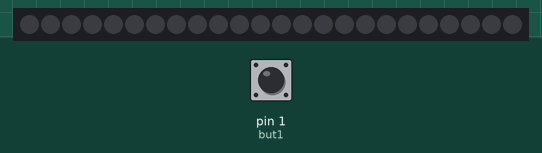
Simulated run of this sketch. Board: Arduino Mega 2560, built with avr-gcc and run on an emulated ATmega2560. Shown: 24 RGB LEDs in strip order, left to right. The inputs (shaded band) are chosen by the test bench; at power-on: pin 1 (but1) LOW.

Above: at 1.2 s.
1.3 s: pin 1 (but1) pulled HIGH for 0.15 s
At 2.0 s:
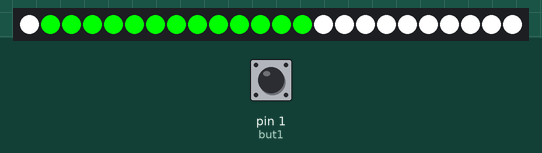
2.9 s: pin 1 (but1) pulled HIGH for 1 s
At 3.07 s:
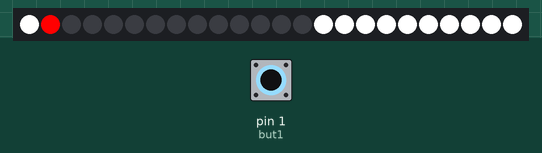
4.5 s: pin 1 (but1) pulled HIGH for 0.15 s
At 4.63 s:
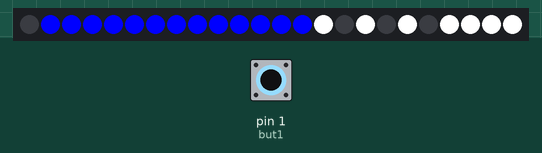
5.2 s: pin 1 (but1) pulled HIGH for 3.2 s
At 6.0 s:
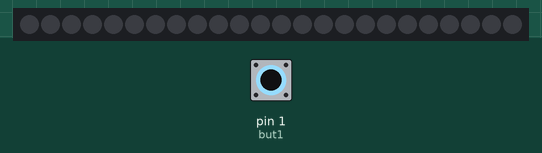
9.9 s: pin 1 (but1) pulsed HIGH 2 times (0.12 s each, 0.3 s apart)
At 10.37 s:
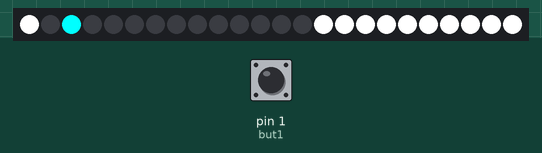
Timing chart, 0 to 12.9 s (numbered marks = the images above; inputs shaded):
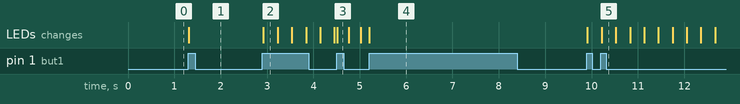

The sketch:

PopArt-PCB_Final.ino
```cpp
#include <Adafruit_NeoPixel.h>
#include "frames.h"
#include <Bounce2.h>

Bounce but1 = Bounce();

Adafruit_NeoPixel strip (24, 0); //ACTUALLY INITIALIZE A PIN WHENEVER YOU WIRE UP

int colors [3][3] {
  {0, 0, 0},           // 0 black
  {255, 255, 255},     // 1 white
  {0, 0, 255},         // 2 blue

};

//initiaized timer variables that will help move animations along
long lastTime1 = 0;
long lastTime2 = 0;
long lastTime3 = 0;
long timer1 = 20;
long timer2 = 250;


// these values help keep up with what part of the animation we are on, and what color to assign them
int whichPixel = 1;
boolean whichColor = true;

//current state represents which animation is being shown
int currentState;

void setup() {
  strip.begin();
  strip.clear();
  strip.show();
  strip.setBrightness(255);

  but1.attach(1, INPUT);
  but1.interval(5);
  currentState = 0;

}

void loop() {
  but1.update();

  if (but1.rose()) {
    strip.clear();
    currentState = (currentState + 1) % 4 ;
    strip.clear();
  }

  //finite state machine
  switch (currentState) {

    case 0: off();  break;
    case 1: on();   break;
    case 2: simple_Animation(); break;
    case 3: mapped_Animation(); break;

  }

}

// is the off state NO LEDS SHOULD BE LIT
void off() {
  //strip.clear();
  for ( int i = 1; i < strip.numPixels(); i++) {
    strip.setPixelColor(i, 0, 0, 0);

  }
  strip.show();
}

// this is a static image state, THE TRACTOR SHOULD BE GREEN
void on() {
  for ( int j = 0; j < 24; j++) {
    strip.setPixelColor(j, 255, 255, 255);
    for ( int i = 1; i < 14; i++) {
      strip.setPixelColor(i, 0, 255, 0);

    }
  }
  strip.show();
}

// this is the simple animation state, THE TRACTOR SHOULD BE ALTERNATING RED AND CYAN
void simple_Animation() {

  strip.setPixelColor(0, 255, 255, 255);

  for ( int j = 14; j < 24; j++) {
    strip.setPixelColor(j, 255, 255, 255);
    strip.show();
  }

  if (millis() - lastTime1 > timer1) {
    lastTime1 = millis();
    if(whichColor){
    strip.setPixelColor(whichPixel, 255,0,0);
    } else {
    strip.setPixelColor(whichPixel, 0,255,255);
    }
    whichPixel += 1;
    if(whichPixel == 14){
      whichPixel = 1;
      whichColor = !whichColor;
    }
  }

  strip.show();
}


// this is the mapped animation, it pulls the animation from "frames.h," IT SHOULD BE A BLUE TRACTOR WHERE THE WHEELS ARE ROTATING.
void mapped_Animation() {

  static int whichFrame = 0;

  for (int i = 0; i < 54; i++) {
    int pixAddress = pixelMap[i];
    int whichColor = animation[whichFrame][pixAddress];
    int red = colors[whichColor][0];
    int green = colors[whichColor][1];
    int blue = colors[whichColor][2];

    if (pixAddress != -1) {
      strip.setPixelColor(pixAddress, red, green, blue);
    }

  }
  if(millis() - lastTime3 > timer2){
  strip.show();
  whichFrame = (whichFrame + 1) % 4;
  lastTime3 = millis();
  }
}
```

Source omitted: frames.h (data table, 858 bytes)

Measured:
- after the input at 1.3 s, the LEDs: change at once (image 1)
- after the input at 2.9 s, the LEDs: change at once (image 2)
- after the input at 4.5 s, the LEDs: change at once (image 3)
- after the input at 5.2 s, the LEDs: change at once (image 4)
- after the input at 9.9 s, the LEDs: first change at once (image 5 shows a later state)
